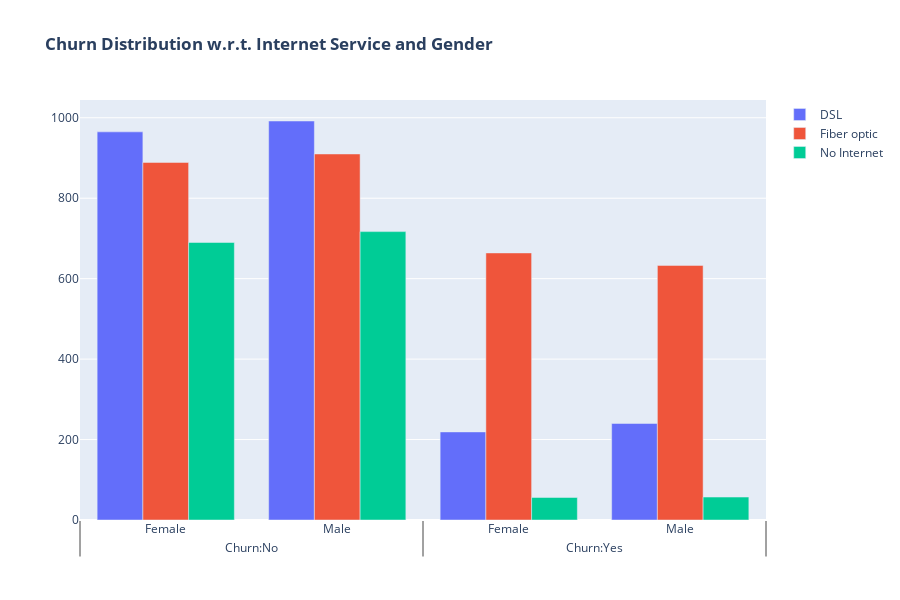

This figure's notebook cell:
### Code cell
fig = go.Figure()

fig.add_trace(go.Bar(
  x = [['Churn:No', 'Churn:No', 'Churn:Yes', 'Churn:Yes'],
       ["Female", "Male", "Female", "Male"]],
  y = [965, 992, 219, 240],
  name = 'DSL',
))

fig.add_trace(go.Bar(
  x = [['Churn:No', 'Churn:No', 'Churn:Yes', 'Churn:Yes'],
       ["Female", "Male", "Female", "Male"]],
  y = [889, 910, 664, 633],
  name = 'Fiber optic',
))

fig.add_trace(go.Bar(
  x = [['Churn:No', 'Churn:No', 'Churn:Yes', 'Churn:Yes'],
       ["Female", "Male", "Female", "Male"]],
  y = [690, 717, 56, 57],
  name = 'No Internet',
))

fig.update_layout(width=900, height=600,title_text="<b>Churn Distribution w.r.t. Internet Service and Gender</b>")

fig.show()

### Figure 1 — Plotly figure (JSON) as saved in the notebook; plotly's stock layout.template omitted (floating-point values rounded to 4 significant figures)
{"data": [{"name": "DSL", "type": "bar", "x": [["Churn:No", "Churn:No", "Churn:Yes", "Churn:Yes"], ["Female", "Male", "Female", "Male"]], "y": [965, 992, 219, 240]}, {"name": "Fiber optic", "type": "bar", "x": [["Churn:No", "Churn:No", "Churn:Yes", "Churn:Yes"], ["Female", "Male", "Female", "Male"]], "y": [889, 910, 664, 633]}, {"name": "No Internet", "type": "bar", "x": [["Churn:No", "Churn:No", "Churn:Yes", "Churn:Yes"], ["Female", "Male", "Female", "Male"]], "y": [690, 717, 56, 57]}], "layout": {"height": 600, "title": {"text": "<b>Churn Distribution w.r.t. Internet Service and Gender</b>"}, "width": 900}}
